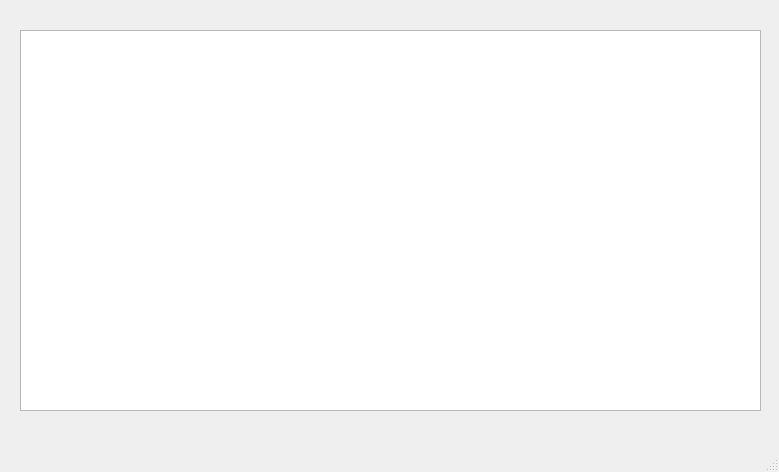
<?xml version="1.0" encoding="UTF-8"?>
<ui version="4.0">
 <class>MainWindow</class>
 <widget class="QMainWindow" name="MainWindow">
  <property name="geometry">
   <rect>
    <x>0</x>
    <y>0</y>
    <width>779</width>
    <height>472</height>
   </rect>
  </property>
  <property name="windowTitle">
   <string>MainWindow</string>
  </property>
  <widget class="QWidget" name="centralwidget">
   <widget class="QTextBrowser" name="textBrowser">
    <property name="geometry">
     <rect>
      <x>20</x>
      <y>30</y>
      <width>741</width>
      <height>381</height>
     </rect>
    </property>
   </widget>
  </widget>
  <widget class="QMenuBar" name="menubar">
   <property name="geometry">
    <rect>
     <x>0</x>
     <y>0</y>
     <width>779</width>
     <height>27</height>
    </rect>
   </property>
  </widget>
  <widget class="QStatusBar" name="statusbar"/>
 </widget>
 <resources/>
 <connections/>
</ui>
